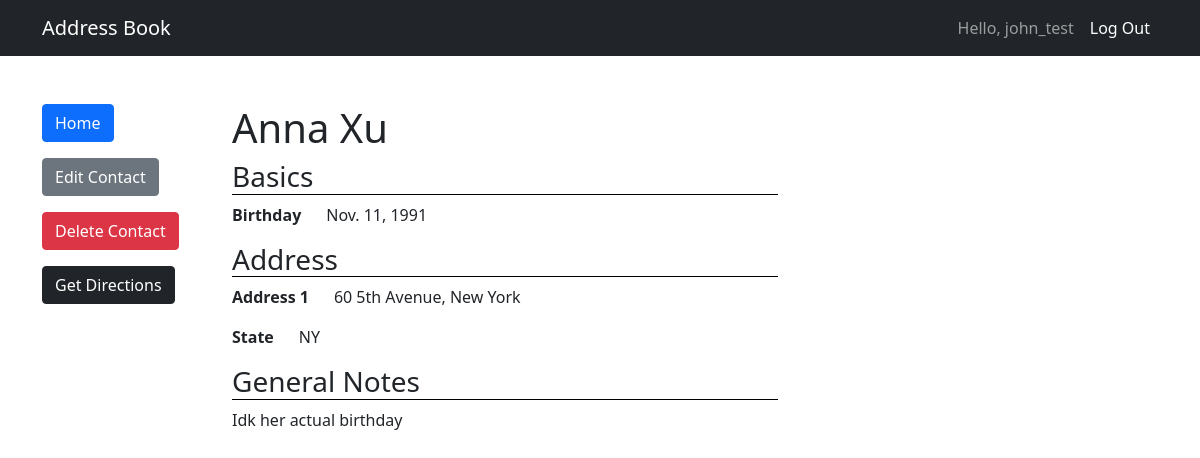
/contacts/10 (signed in), run on an earlier commit of the app's database.
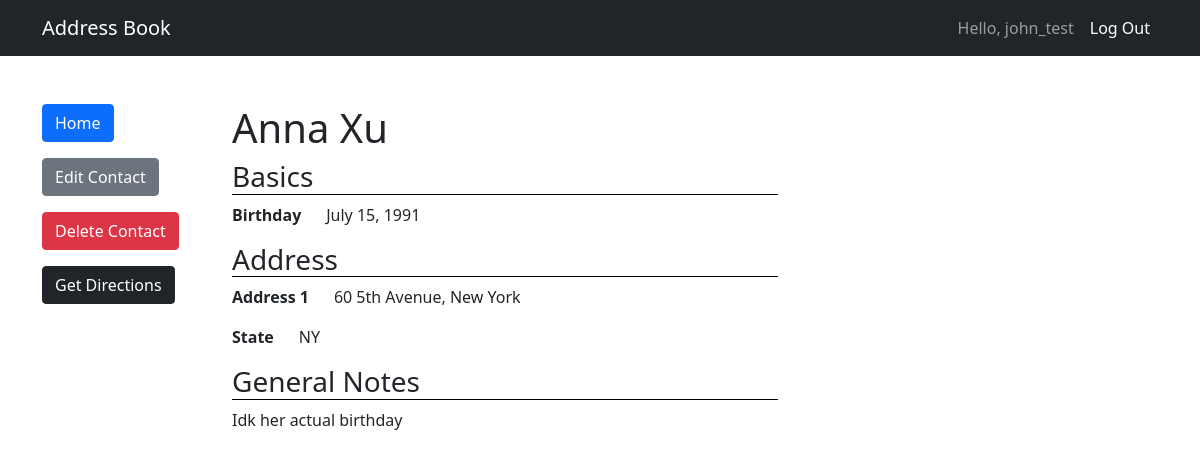
And on a later commit of the database.
### directory/models.py (models this page shows, shortened)
class Contact(models.Model):
    first_name = models.CharField(max_length=20)
    last_name = models.CharField(max_length=20)
    email = models.EmailField(blank=True, null=True)
    birthday = models.DateField('Birthday', blank=True, null=True)
    notes = models.TextField('Notes', max_length=500, blank=True)
    username = models.ForeignKey(User, blank=True, null=True, on_delete=models.CASCADE)
    address_line1 = models.CharField(max_length = 50, null=True, blank=True)
    address_line2 = models.CharField(max_length = 50, null=True, blank=True)
    address_ZIP = models.CharField(max_length = 5, null=True, blank=True)
    address_state = models.CharField(max_length = 50, null=True, blank=True)
    self_contact = models.BooleanField(default=False)

### directory/views.py (the view)
# urls.py: path('contacts/<int:pk>', ContactView.as_view(), name='contact-detail'),
class ContactView(LoginRequiredMixin, UserPassesTestMixin, DetailView):
    model = Contact
    def test_func(self):
        obj = self.get_object()
        return obj.username == self.request.user
    def get_context_data(self, **kwargs):
        context = super().get_context_data(**kwargs)
        context['user_info'] = Contact.objects.filter(username=self.request.user).filter(self_contact=True).values()[0]
        return context

### directory/templates/directory/contact_detail.html (shortened to what this page needs)
{% extends "base.html" %}
{% load static   %}
{% block extra_head %}
    <link href="{% static 'css/contact.css' %}" rel="stylesheet" />
{% endblock %}
{% block content %}
    <div class="row">
        <div class="col-2">
            <a class="btn btn-primary" href="{% url 'show-contacts' %}" role="button">Home</a>
            <a class="btn btn-secondary" href="{% url 'update-contact' contact.id %}" role="button">Edit Contact</a>
            {% if not contact.self_contact %}
                <a class="btn btn-danger" href="{% url 'delete-contact' contact.id %}" role="button">Delete Contact</a>
            {% endif %}
            {% if user_info.address_line1 != None and contact.address_line1 != None and not contact.self_contact %}
                <a class="btn btn-dark" href="{% url 'directions:map' %}?start={{ user_info.address_line1 }}-{{ user_info.address_ZIP }}-{{ user_info.address_state }}&end={{ contact.address_line1 }}-{{ contact.address_ZIP }}-{{ contact.address_state }}" role="button">Get Directions</a>
            {% endif %}
        </div>
        <div class="col-6">
            <h1>{{ contact.first_name }} {{ contact.last_name }}</h1>
            <h3>Basics</h3>
            {% if contact.birthday %}<p><strong>Birthday &nbsp;&nbsp;&nbsp;&nbsp; </strong> {{ contact.birthday }}</p>{% endif %}
            <h3>Address</h3>
            {% if contact.address_line1 or contact.address_ZIP or contact.address_state %}
                {% if contact.address_line1 %}<p><strong>Address 1 &nbsp;&nbsp;&nbsp;&nbsp; </strong> {{ contact.address_line1 }}</p>{% endif %}
                {% if contact.address_state %}<p><strong>State &nbsp;&nbsp;&nbsp;&nbsp; </strong> {{ contact.address_state }}</p>{% endif %}
            {% else %}
                <p>No address information to display!</p>
            {% endif %}
            <h3>General Notes</h3>
                {{ contact.notes|linebreaks }}
        </div>
    </div>
{% endblock content %}

What changed in the data, as far as the page shows it:
changed Contact "Anna": birthday "Nov. 11, 1991" → "July 15, 1991"
